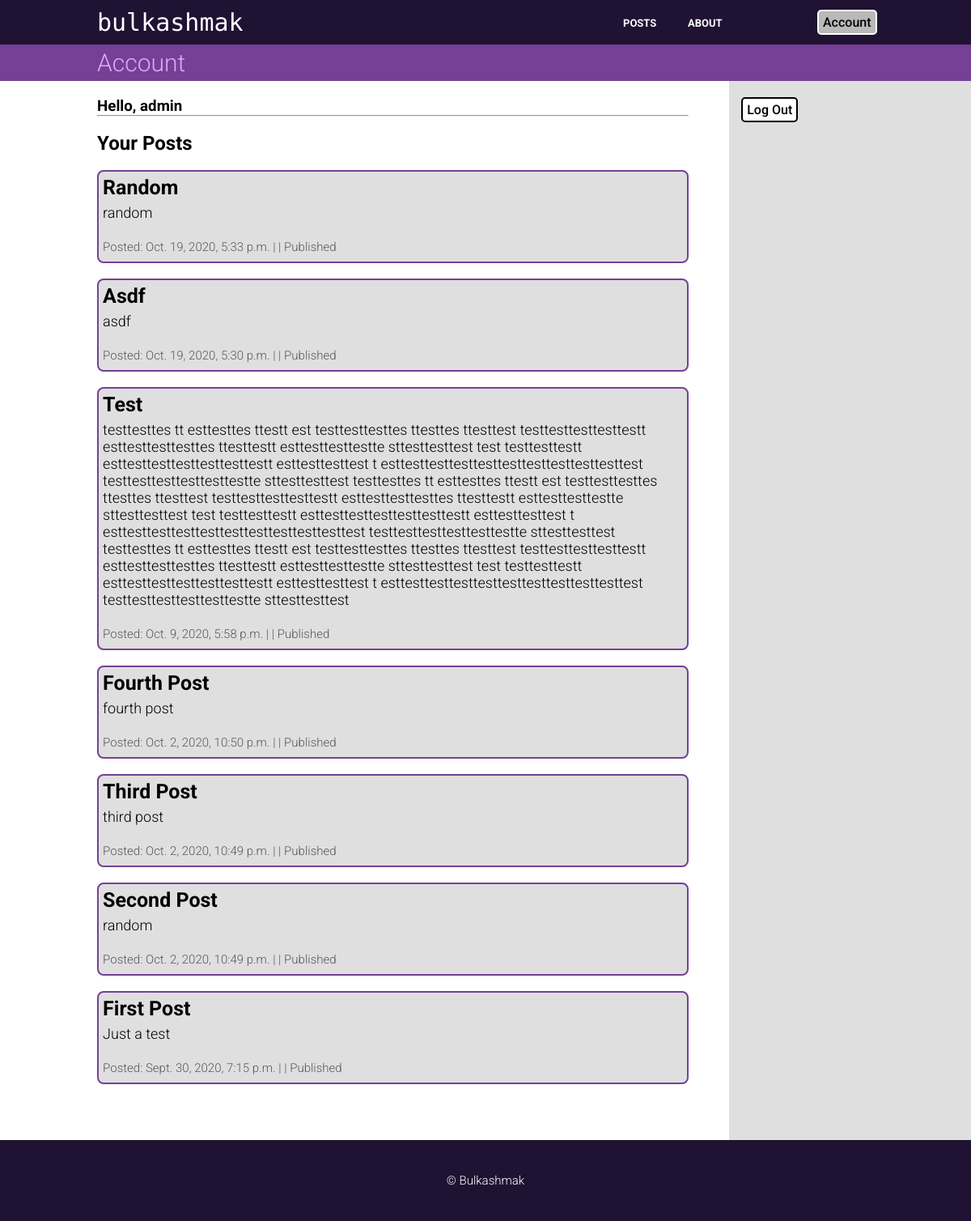
The app's page /account/ (signed in) with its own data.
### posts/models.py (models this page shows, shortened)
class Post(models.Model):
    title = models.CharField(max_length=100)
    slug = models.SlugField(max_length=100,
                            null=False,
                            unique=False)
    author = models.ForeignKey(User,
                               on_delete=models.CASCADE,
                               related_name='blog_posts',
                               default=None)
    content = models.TextField()
    created = models.DateTimeField(verbose_name="When the post was created",
                                   auto_now=True)
    updated = models.DateTimeField(verbose_name="When the post was updated",
                                   auto_now_add=True)
    STATUS = (
        (0, "Draft"),
        (1, "Published")
    )
    status = models.IntegerField(verbose_name="Status of the post",
                                 choices=STATUS,
                                 default=1)
    class Meta:
        ordering = ["-created"]

### users/views.py (the view)
# urls.py: path('', views.account_details, name="account_details"),
def account_details(request):
    posts = Post.objects.filter(author=request.user)
    context = {
        'title': 'Account',
        'posts': posts.order_by('-created'),
    }
    return render(request, 'users/account.html', context)

### users/templates/users/account.html (shortened to what this page needs)
{% extends 'base.html' %}
{% block content %}
    <div class="account">
        <h3>Hello, {{ user.username }}</h3>
        <hr><br>
        <div>
            <h2>Your Posts</h2><br>
            {% for post in posts %}
                <div class="post">
                    <h5>{{ post.title }}</h5>
                    <p>{{ post.content }}</p>
                    <p class="author">
                        Posted: {{ post.created }} | |
                            {% if post.status == 1 %} Published
                            {% else %} Draft
                            {% endif %}
                    </p>
                </div><br>
            {% endfor %}
        </div>
    </div>
{% endblock content %}
{% block sidebar %}
    <a href="{% url 'logout' %}"><button class="create_button" type="button">Log Out</button></a>
{% endblock sidebar %}

### posts/static/css/base.css (style rules this page uses)
* { padding: 0px; margin: 0px; }
body { color: black; background-color: white; font-family: "Roboto", sans-serif; font-weight: 300; }
.post { background-color: #dfdfdf; min-height: 100px; max-height: 500px; display: grid; grid-template-rows: 30px auto 40px; grid-gap: 5px; border: solid 2px #754096; border-radius: 8px; padding: 5px 5px; }
.post h5 { font-size: 25px; text-transform: capitalize; }
.post p { font-size: 18px; }
.post > .author { padding-top: 18px; color: #585858; font-size: 15px; }
.create_button { background-color: white; border: solid 2px black; border-radius: 5px; color: black; padding: 4px 5px; font-size: 16px; font-family: "Roboto", sans-serif; font-weight: 500; transition: all 0.3s ease 0s; }

### records on screen
Post: title "Random", content "random", created "Oct. 19, 2020, 5:33 p.m.", status "Published"
Post: title "Asdf", content "asdf", created "Oct. 19, 2020, 5:30 p.m.", status "Published"
Post: title "Test", content "testtesttes tt esttesttes ttestt est testtesttesttes ttesttes ttesttest testtesttesttesttestt esttesttesttesttes ttesttestt esttesttesttestte sttesttesttest test testtesttestt esttesttesttesttesttesttestt esttesttesttest t esttesttesttesttesttesttesttesttesttesttest testtesttesttesttesttestte sttesttesttest testtesttes tt esttesttes ttestt est testtesttesttes ttesttes ttesttest testtesttesttesttestt esttesttesttesttes ttesttestt esttesttesttestte sttesttesttest test testtesttestt esttesttesttesttesttesttestt esttesttesttest t esttesttesttesttesttesttesttesttesttesttest testtesttesttesttesttestte sttesttesttest testtesttes tt esttesttes ttestt est testtesttesttes ttesttes ttesttest…", created "Oct. 9, 2020, 5:58 p.m.", status "Published"
Post: title "Fourth Post", content "fourth post", created "Oct. 2, 2020, 10:50 p.m.", status "Published"
Post: title "Third Post", content "third post", created "Oct. 2, 2020, 10:49 p.m.", status "Published"
Post: title "Second Post", content "random", created "Oct. 2, 2020, 10:49 p.m.", status "Published"
Post: title "First Post", content "Just a test", created "Sept. 30, 2020, 7:15 p.m.", status "Published"

### other values on screen
{{ title }} "Account"
{{ user.username }} "admin"
